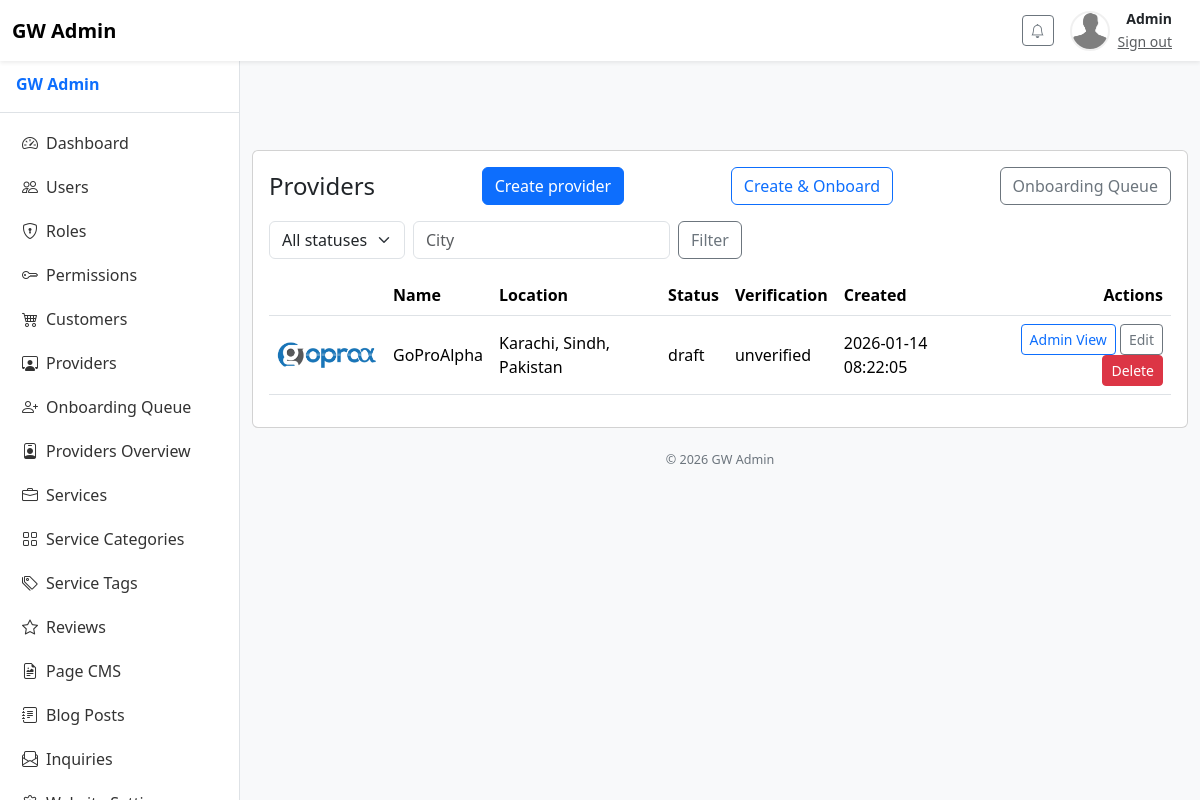
Page /admin/providers/index.php (signed in) on the committed database.
### tables this page shows
CREATE TABLE `providers` (
  `id` int(10) unsigned NOT NULL AUTO_INCREMENT,
  `uuid` char(36) NOT NULL,
  `owner_user_id` int(10) unsigned DEFAULT NULL,
  `name` varchar(191) NOT NULL,
  `slug` varchar(191) NOT NULL,
  `email` varchar(191) DEFAULT NULL,
  `phone` varchar(50) DEFAULT NULL,
  `address` varchar(255) DEFAULT NULL,
  `city` varchar(100) DEFAULT NULL,
  `state` varchar(100) DEFAULT NULL,
  `country` varchar(100) DEFAULT NULL,
  `latitude` decimal(10,7) DEFAULT NULL,
  `longitude` decimal(10,7) DEFAULT NULL,
  `logo` varchar(255) DEFAULT NULL,
  `description` text DEFAULT NULL,
  `status` enum('draft','active','inactive') NOT NULL DEFAULT 'draft',
  `verification_status` enum('unverified','pending','verified','rejected') NOT NULL DEFAULT 'unverified',
  `verification_docs` longtext DEFAULT NULL CHECK (json_valid(`verification_docs`)),
  `created_at` timestamp NULL DEFAULT current_timestamp(),
  `updated_at` timestamp NULL DEFAULT NULL ON UPDATE current_timestamp(),
  `rating_avg` decimal(4,2) DEFAULT NULL,
  `rating_count` int(10) unsigned DEFAULT 0,
  `settings` longtext DEFAULT NULL CHECK (json_valid(`settings`)),
  `created_by` int(10) unsigned DEFAULT NULL,
  `team_size` int(11) DEFAULT 1,
  `languages` varchar(255) DEFAULT 'English',
  `starting_price` decimal(10,2) DEFAULT NULL,
  `specialties` text DEFAULT NULL,
  `deduction_type` enum('percentage','flat') NOT NULL DEFAULT 'percentage',
  `deduction_value` decimal(10,2) NOT NULL DEFAULT 10.00,
  PRIMARY KEY (`id`),
  UNIQUE KEY `uuid` (`uuid`),
  UNIQUE KEY `slug` (`slug`),
  KEY `idx_providers_city` (`city`),
  KEY `idx_providers_state` (`state`),
  KEY `idx_providers_country` (`country`),
  KEY `idx_providers_owner` (`owner_user_id`),
  KEY `idx_providers_rating_count` (`rating_count`),
  KEY `idx_providers_owner_user` (`owner_user_id`),
  KEY `idx_providers_status` (`status`)
);

### lib/auth.php (called while the page is built, shortened)
<?php
function get_client_subnet(): string {
    $ip = $_SERVER['REMOTE_ADDR'] ?? '0.0.0.0';
    if (filter_var($ip, FILTER_VALIDATE_IP, FILTER_FLAG_IPV4)) {
        $parts = explode('.', $ip);
        return $parts[0] . '.' . $parts[1] . '.' . $parts[2] . '.0';
    } elseif (filter_var($ip, FILTER_VALIDATE_IP, FILTER_FLAG_IPV6)) {
        $parts = explode(':', $ip);
        return $parts[0] . ':' . $parts[1] . ':' . $parts[2] . ':0';
    }
    return '0.0.0.0';
}
function validate_session_bindings(): bool {
    $user_agent = $_SERVER['HTTP_USER_AGENT'] ?? '';
    $subnet = get_client_subnet();
    return true;
}
function current_user(): ?array {
    $user = $_SESSION['user'];
    return $user;
}
?>

### lib/permissions.php (called while the page is built, shortened)
<?php
require_once __DIR__ . '/auth.php';
function load_user_permissions_mysqli($userId): array {
    global $mysqli;
    $perms = [];
    $uid = is_numeric($userId) ? intval($userId) : null;
    if (!$uid) {
        $res = $mysqli->query("SELECT id FROM users WHERE uuid = '" . $mysqli->real_escape_string($userId) . "' LIMIT 1");
        if ($res && $row = $res->fetch_assoc()) {
            $uid = (int)$row['id'];
        }
    }
    $roleIds = [];
    $sql = "SELECT role_id FROM user_roles WHERE user_id = $uid";
    if ($res = $mysqli->query($sql)) {
        while ($r = $res->fetch_assoc()) $roleIds[] = (int)$r['role_id'];
    }
    if (!empty($roleIds)) {
        $in = implode(',', array_map('intval', $roleIds));
        $sql = "SELECT DISTINCT p.name FROM permissions p JOIN role_permissions rp ON rp.permission_id = p.id WHERE rp.role_id IN ($in)";
        if ($res = $mysqli->query($sql)) {
            while ($r = $res->fetch_assoc()) $perms[] = $r['name'];
        }
    }
    return array_values(array_unique($perms));
}
function can(string $permission): bool {
    static $request_perms = null;
    $user = current_user();
    if ($request_perms === null) {
        $userId = $user['uuid'] ?? (int)$user['id'];
        $request_perms = load_user_permissions_mysqli($userId);
    }
    return in_array($permission, $request_perms, true);
}

### lib/middleware.php (called while the page is built, shortened)
<?php
require_once __DIR__ . '/permissions.php';
require_once __DIR__ . '/auth.php';
function require_permission_or_die(string $perm) {
    global $domain;
    if (!can($perm)) {
        http_response_code(403);
        if (!empty($_SERVER['HTTP_X_REQUESTED_WITH']) && strtolower($_SERVER['HTTP_X_REQUESTED_WITH']) === 'xmlhttprequest') {
            header('Content-Type: application/json');
            echo json_encode(['error' => 'forbidden']);
            exit;
        }
        if (current_user()) {
            die('Forbidden: You do not have permission to access this resource.');
        }
        if (is_role('provider')) {
            header('Location: '.$domain.'/vendor/index.php');
            exit;
        }
        header('Location: '.$domain.'/login.php');
        exit;
    }
}
?>

### lib/providers_helpers.php (called while the page is built, shortened)
<?php
require_once __DIR__ . '/users_helpers.php';
function providers_paginated(int $page = 1, int $perPage = 20, array $filters = []): array {
    global $mysqli;
    $page = max(1, intval($page));
    $perPage = max(1, intval($perPage));
    $offset = ($page - 1) * $perPage;
    $where = [];
    $sql = "SELECT id,uuid, owner_user_id, name, slug, city, state, country, logo, status, verification_status, created_at
            FROM providers" . (empty($where) ? '' : ' WHERE ' . implode(' AND ', $where)) . "
            ORDER BY created_at DESC LIMIT $offset, $perPage";
    $out = [];
    if ($res = $mysqli->query($sql)) {
        while ($r = $res->fetch_assoc()) $out[] = $r;
    }
    return $out;
}

### admin/providers/index.php (the view, shortened to what this page needs)
<?php
require_once __DIR__ . '/../../lib/middleware.php';
require_permission_or_die('providers.view');
require_once __DIR__ . '/../../lib/providers_helpers.php';
$page = max(1, intval($_GET['page'] ?? 1));
$perPage = 20;
$filters = [];
$providers = providers_paginated($page, $perPage, $filters);
include __DIR__ . '/../../partials/header.php';
include __DIR__ . '/../../partials/sidebar.php';
?>
<div class="card mt-4 p-3">
  <div class="d-flex justify-content-between align-items-center mb-3">
    <h4 class="mb-0">Providers</h4>
    <?php if (can('providers.manage')): ?>
      <a href="<?php echo $domain;?>/admin/providers/create.php" class="btn btn-primary">Create provider</a>
    <?php endif; ?>
    <?php if (can('providers.manage')): ?>
  <?php $pending_onb = onboarding_pending_count(); ?>
  <a href="<?php echo $domain;?>/admin/providers/create_onboard.php" class="btn btn-outline-primary">Create & Onboard</a>
  <a href="<?php echo $domain;?>/admin/providers/onboarding_list.php" class="btn btn-outline-secondary">
    Onboarding Queue<?php if ($pending_onb): ?> <span class="badge bg-danger ms-1"><?php echo intval($pending_onb); ?></span><?php endif; ?>
  </a>
<?php endif; ?>
  </div>
  <form method="get" class="row g-2 mb-3">
    <div class="col-auto">
      <select name="status" class="form-select">
        <option value="">All statuses</option>
      </select>
    </div>
    <div class="col-auto">
      <input name="city" class="form-control" placeholder="City" value="<?php echo htmlspecialchars($filters['city'] ?? '', ENT_QUOTES); ?>">
    </div>
    <div class="col-auto">
      <button class="btn btn-outline-secondary">Filter</button>
    </div>
  </form>
  <table class="table table-hover">
    <thead><tr><th></th><th>Name</th><th>Location</th><th>Status</th><th>Verification</th><th>Created</th><th class="text-end">Actions</th></tr></thead>
    <tbody>
      <?php foreach ($providers as $p): ?>
        <tr>
          <td><img src="<?php echo $domain.htmlspecialchars($p['logo'] ?: '/public/assets/img/provider-placeholder.png', ENT_QUOTES); ?>" style="width:100px;object-fit:contain;border-radius:6px;"></td>
          <td><?php echo htmlspecialchars($p['name'], ENT_QUOTES); ?></td>
          <td><?php echo htmlspecialchars(implode(', ', array_filter([$p['city'],$p['state'],$p['country']])), ENT_QUOTES); ?></td>
          <td><?php echo htmlspecialchars($p['status'], ENT_QUOTES); ?></td>
          <td><?php echo htmlspecialchars($p['verification_status'] ?? 'unverified', ENT_QUOTES); ?></td>
          <td><?php echo htmlspecialchars($p['created_at'], ENT_QUOTES); ?></td>
          <td class="text-end">
           <?php if (can('providers.manage') || (!empty($current['id']) && $p['owner_user_id'] == $current['id'])): ?>
  <a class="btn btn-sm btn-outline-primary" href="<?php echo $domain;?>/admin/providers/dashboard.php?uuid=<?php echo htmlspecialchars($p['uuid']); ?>">Admin View</a>
<?php endif; ?>
          <a href="<?php echo $domain;?>/admin/providers/edit.php?uuid=<?php echo htmlspecialchars($p['uuid']); ?>" class="btn btn-sm btn-outline-secondary">Edit</a>
            <?php if (can('providers.manage')): ?>
              <form method="post" action="<?php echo $domain;?>/admin/providers/delete.php" class="d-inline-block" onsubmit="return confirm('Delete provider?');">
                <button class="btn btn-sm btn-danger">Delete</button>
              </form>
            <?php endif; ?>
          </td>
        </tr>
      <?php endforeach; ?>
    </tbody>
  </table>
</div>
<?php include __DIR__ . '/../../partials/footer.php'; ?>

### public/assets/css/app.css (style rules this page uses)
body { padding-top: 70px; background:#f8f9fa; }
table td, table th { vertical-align: middle !important; }
body.with-sidebar { padding-left: 240px; }

### rows in the picture
providers: logo (picture), name "GoProAlpha", city+state+country "Karachi, Sindh, Pakistan", status "draft", verification_status "unverified", created_at "2026-01-14 08:22:05"

### other values in the picture
$user['name'] "Admin"
$safeLabel "Dashboard Users Roles Permissions Customers Providers Onboarding Queue Providers Overview Services Service Categories Service Tags Reviews Page CMS Blog Posts Inquiries"
